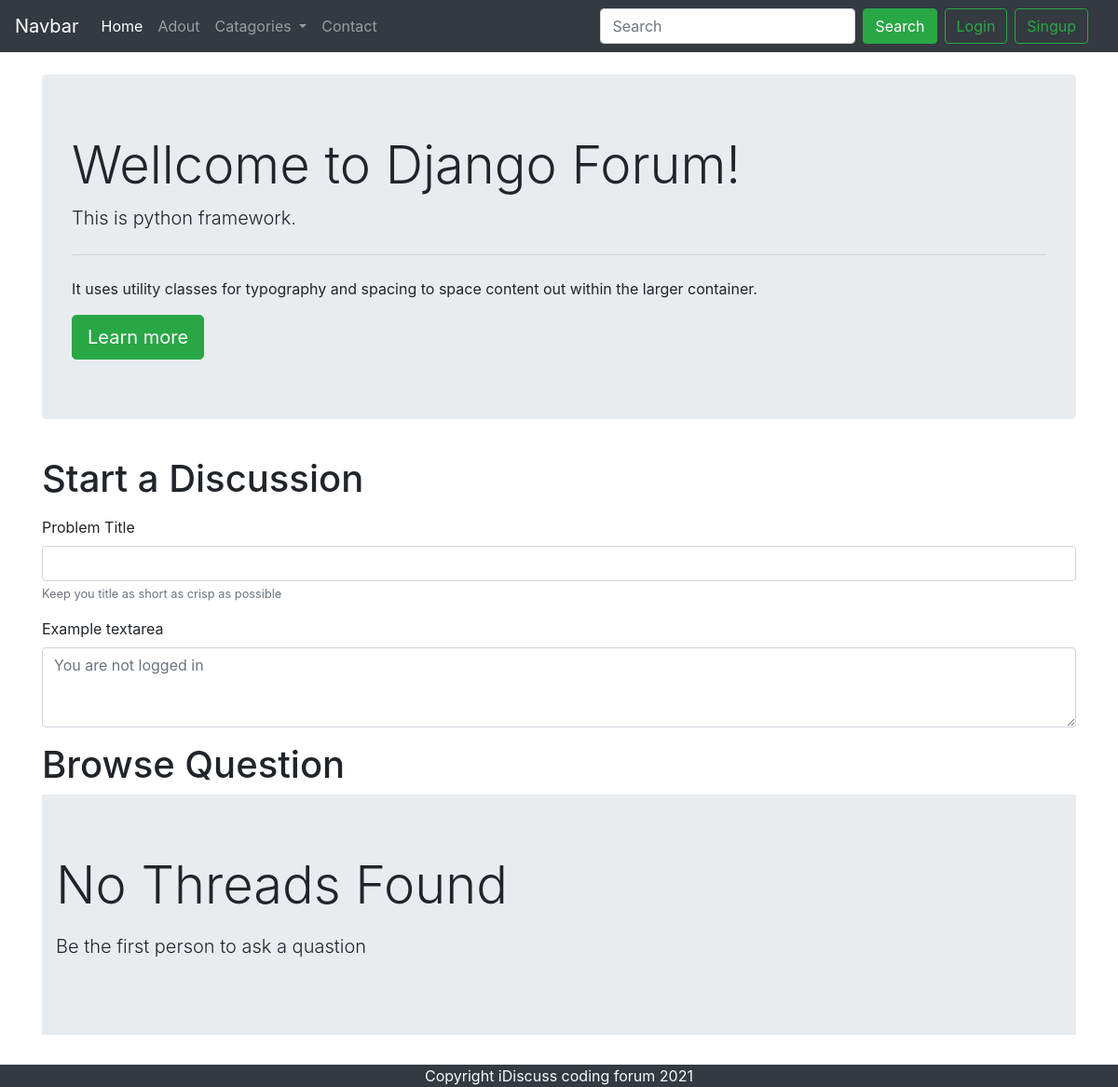
The app's page /threadlist.php?catid=3 with its own data.
### tables this page shows
CREATE TABLE `categories` (
  `category_id` int(8) NOT NULL,
  `category_name` varchar(255) NOT NULL,
  `category_description` varchar(255) NOT NULL,
  `created` datetime NOT NULL DEFAULT current_timestamp()
);

### threadlist.php (the view, shortened to what this page needs)
<!doctype html>
<html lang="en">
<head>
    <link rel="stylesheet" href="https://cdn.jsdelivr.net/npm/bootstrap@4.5.3/dist/css/bootstrap.min.css"
>
</head>
<body>
    <?php include 'partials/_header.php'; ?>
    <?php include 'partials/_dbconnect.php'; ?>
    <?php
    $id = $_GET['catid'];
    $sql = "SELECT * FROM `categories` WHERE category_id=$id ";
    $result = mysqli_query($conn,$sql);
    while($row = mysqli_fetch_assoc($result)){
        $catname = $row['category_name'];
        $catdesc = $row['category_description'];
    }
    ?>
    <div class="container my-4">
        <div class="jumbotron">
            <h1 class="display-4">Wellcome to <?php echo $catname;?> Forum!</h1>
            <p class="lead"><?php echo $catdesc;?></p>
            <hr class="my-4">
            <p>It uses utility classes for typography and spacing to space content out within the larger container.</p>
            <a class="btn btn-success btn-lg" href="#" role="button">Learn more</a>
        </div>
    </div>
    <?php
    if(isset($_SESSION['loggedin']) && $_SESSION['loggedin']==true){
    echo '<div class="container">
        <h1 class="py-2">Start a Discussion</h1>
        <form action='.$_SERVER["REQUEST_URI"].' method="post">
    <div class="form-group">
        <label for="exampleInputEmail1">Problem Title</label>
        <input type="text" class="form-control" id="title" name="title" aria-describedby="emailHelp">
        <small id="emailHelp" class="form-text text-muted">Keep you title as short as crisp as possible</small>
    </div>
    <div class="form-group">
        <label for="exampleFormControlTextarea1">Example textarea</label>
        <textarea class="form-control" placeholder="write your comment"  id="desc" name="desc" rows="3"></textarea>
        <input type="hidden" name="sno" value="'.$_SESSION['sno'].'">
    </div>
    <button type="submit" class="btn btn-success">Submit</button>
    </form>
    </div>';
    }else{
        echo'
        <div class="container">
        <h1 class="py-2">Start a Discussion</h1>
        <form >
    <div class="form-group">
        <label for="exampleInputEmail1">Problem Title</label>
        <input type="text"  class="form-control" id="title" name="title" aria-describedby="emailHelp">
        <small id="emailHelp" class="form-text text-muted">Keep you title as short as crisp as possible</small>
    </div>
    <div class="form-group">
        <label for="exampleFormControlTextarea1">Example textarea</label>
        <textarea class="form-control" placeholder="You are not logged in" id="desc" name="desc" rows="3"></textarea>
    </div>
    </form>
    </div>';
    }
    ?>
    <div class="container my-3">
        <h1>Browse Question</h1>
        <?php
        $noResult = true;
        if($noResult){
            echo'
            <div class="jumbotron jumbotron-fluid">
                <div class="container">
                    <p class="display-4">No Threads Found</p>
                    <p class="lead">Be the first person to ask a quastion</p>
                </div>
            </div>';
        }
        ?>
    </div>
    <?php include 'partials/_footer.php'; ?>
</body>
</html>

### records on screen
categories: category_name "Django", category_description "This is python framework."
